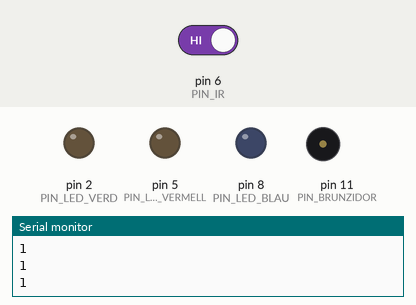
Recording of a sketch running on a simulated Arduino Uno, built with avr-gcc and run on an emulated ATmega328P. Shown: output pins drawn as LEDs (lit = HIGH), buzzer (waves = sounding), the last lines printed to the serial monitor. The test bench sets the inputs (shaded band); at power-on: pin 6 (PIN_IR) HIGH.

Above: at 2.8 s.
2.9 s: pin 6 (PIN_IR) driven LOW
At 3.4 s:
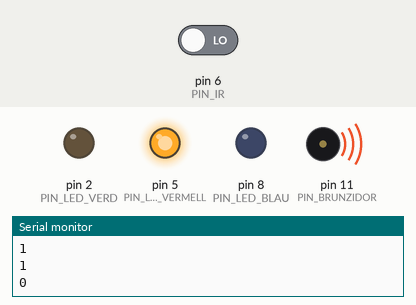
4.5 s: pin 6 (PIN_IR) driven HIGH
At 6.1 s:
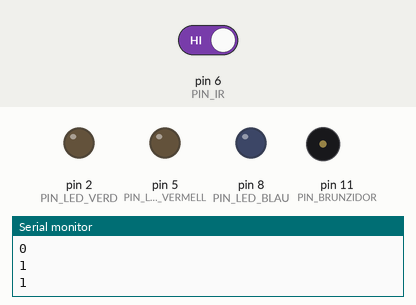
Timing chart, 0 to 7.6 s (numbered marks = the images above; inputs shaded):
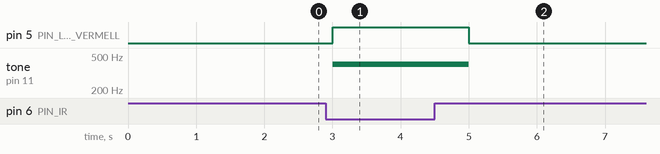

The sketch:

morse_enviar.ino
```cpp
const int PIN_LED_VERD = 2;  //Verd
const int PIN_LED_BLAU = 8;  //Blau
const int PIN_LED_VERMELL = 5;   //Vermell

const int PIN_BRUNZIDOR = 11;  //Millor si és analògic o
const int PIN_IR = 6;          ////Digital

const int TEMPS_ESPERA = 1000;

void setup() {
  Serial.begin(9600);
  pinMode(PIN_LED_BLAU, OUTPUT);
  pinMode(PIN_LED_VERD, OUTPUT);
  pinMode(PIN_LED_VERMELL, OUTPUT);
  pinMode(PIN_BRUNZIDOR, OUTPUT);
  pinMode(PIN_IR, INPUT);

  digitalWrite(PIN_LED_VERMELL, LOW);
  digitalWrite(PIN_LED_BLAU, LOW);
  digitalWrite(PIN_LED_VERD, LOW);
}

void loop() {


  int lectura_ir = digitalRead(PIN_IR);
  Serial.println(lectura_ir);
  if(lectura_ir == 0){
    digitalWrite(PIN_LED_VERMELL, HIGH);
    tone(PIN_BRUNZIDOR, 400);
  }else{
    digitalWrite(PIN_LED_VERMELL, LOW);
    noTone(PIN_BRUNZIDOR);
  }

  delay(TEMPS_ESPERA);
}
```

Measured:
- after the input at 2.9 s, pin 5 (PIN_LED_VERMELL): LOW → HIGH after 0.10 s; tone on pin 11 (PIN_BRUNZIDOR): silent → 400 Hz after 0.10 s
- after the input at 4.5 s, pin 5 (PIN_LED_VERMELL): HIGH → LOW after 0.50 s; tone on pin 11 (PIN_BRUNZIDOR): 400 Hz → silent after 0.50 s
